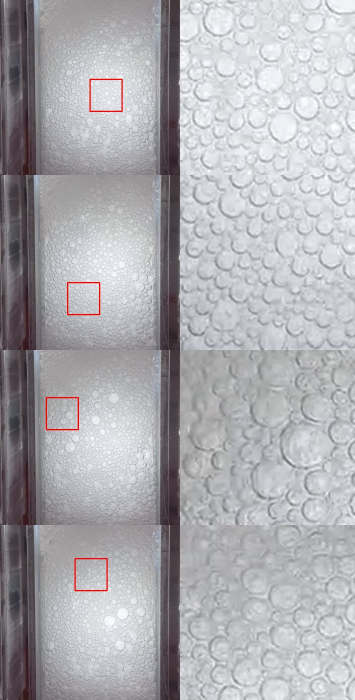
#> input picture Froth/eval/data/_superseded/_where_the_patches_are_4patches.jpg, 710 x 1400 px (shown at 1/2 size)
$ python crop_measurable.py --image ../eval/data/_superseded/_where_the_patches_are_4patches.jpg   (older library calls are emulated)
#> lines starting #> are read from the running program, lines starting #| are printed output that depends on the picture
"""
crop_measurable.py - Automatic detection and cropping of measurable froth frames.

In froth flotation columns (e.g. 180WW.MP4), the top of the column often contains
defocused, blurry froth, bursting films, and fixtures that cannot be reliably
measured. Tiling SAM across that top band wastes CPU time (up to 40% of tiles)
and generates spurious or distorted masks.

This module analyzes the focus, sharpness, and high-frequency edge texture along
the column to automatically detect the in-focus, measurable bubble bed and crop
out both the unmeasurable upper froth and the bottom liquid/interface.

Usage:
  # Detect and visualize measurable ROI on a single frame
  python crop_measurable.py --image frames/frame_0000.png --save-vis --save-crop

  # Batch extract measurable frames from a video
  python crop_measurable.py --video ../samples/froth/180WW.MP4 --sample-every 30 --out-dir frames_measurable/
"""

import argparse
import json
import os
import sys
import cv2
import numpy as np
from PIL import Image

try:
    from scipy.ndimage import gaussian_filter1d
except ImportError:
    gaussian_filter1d = None


def find_column_walls(gray, inset_px=8):
    """Locate the outer and inner glass column walls.

    Uses column-mean darkness transitions to detect glass walls.
    Returns:
        x0 (int): Left inner wall column with inset applied
        x1 (int): Right inner wall column with inset applied
        w_left (int): Raw detected left wall
        w_right (int): Raw detected right wall
    """
    H, W = gray.shape[:2]
    colmean = gray.mean(axis=0)
    mid = W // 2
    thresh = colmean.mean() - 0.5 * colmean.std()
    left_candidates = np.nonzero(colmean[:mid] < thresh)[0]
    right_candidates = np.nonzero(colmean[mid:] < thresh)[0]
    w_left = int(left_candidates[-1]) if len(left_candidates) else 0
    w_right = int(right_candidates[0] + mid) if len(right_candidates) else W - 1

    if w_right - w_left < 0.3 * W:  # Detection failed, use full width
        w_left, w_right = 0, W - 1

    x0 = max(0, w_left + inset_px)
    x1 = min(W, w_right - inset_px)
    return x0, x1, w_left, w_right


def compute_focus_profile(
    inner_gray,
    strip_h=32,
    step=8,
    metric="combined"
):
    """Calculates focus and texture metrics along vertical strips of the column.

    Args:
        inner_gray: Grayscale 2D array of the column interior between glass walls.
        strip_h: Height of each sliding strip in pixels.
        step: Step size in pixels between consecutive strips.
        metric: Focus metric ('combined', 'laplacian', 'sobel', 'canny').

    Returns:
        ys: Array of center Y coordinates for each strip.
        scores: Array of focus/texture scores corresponding to each Y.
        metrics_dict: Detailed metrics (laps, gmags, cannys, stds).
    """
    H, W = inner_gray.shape[:2]
    ys, laps, gmags, cannys, stds = [], [], [], [], []

    for y in range(0, max(1, H - strip_h), step):
        strip = inner_gray[y : y + strip_h, :]
        if strip.size == 0:
            continue

        # 1. Laplacian variance (high-frequency sharpness)
        lap_var = float(cv2.Laplacian(strip, cv2.CV_64F).var())

        # 2. Sobel gradient magnitude (edge energy)
        gx = cv2.Sobel(strip.astype(np.float32), cv2.CV_32F, 1, 0, ksize=3)
        gy = cv2.Sobel(strip.astype(np.float32), cv2.CV_32F, 0, 1, ksize=3)
        gmag = float(np.sqrt(gx**2 + gy**2).mean())

        # 3. Canny edge density (bubble boundary concentration)
        blur = cv2.GaussianBlur(strip, (3, 3), 1.0)
        canny = cv2.Canny(blur, 30, 80)
        canny_density = float(canny.mean() / 255.0)

        # 4. Standard deviation (local contrast)
        contrast = float(strip.std())

        ys.append(y + strip_h // 2)
        laps.append(lap_var)
        gmags.append(gmag)
        cannys.append(canny_density)
        stds.append(contrast)

    ys = np.array(ys, dtype=np.int32)
    laps = np.array(laps, dtype=np.float32)
    gmags = np.array(gmags, dtype=np.float32)
    cannys = np.array(cannys, dtype=np.float32)
    stds = np.array(stds, dtype=np.float32)

    if metric == "laplacian":
        scores = laps
    elif metric == "sobel":
        scores = gmags
    elif metric == "canny":
        scores = cannys
    else:  # 'combined' - multi-scale robust texture and sharpness index
        scores = gmags * np.sqrt(np.maximum(1.0, laps)) * (1.0 + 2.0 * cannys)

    return ys, scores, {
        "laps": laps,
        "gmags": gmags,
        "cannys": cannys,
        "stds": stds
    }


def detect_measurable_roi(
    img,
    focus_metric="combined",
    focus_thresh_frac=0.58,
    min_consecutive_strips=3,
    wall_inset_px=8,
    strip_h=32,
    step=8,
    smooth_sigma=2.0,
    min_height_px=100,
    manual_y_range=None
):
    """Detects the bounding box of the measurable, in-focus froth region.

    Args:
        img: RGB or BGR numpy array or file path.
        focus_metric: 'combined', 'laplacian', 'sobel', 'canny'.
        focus_thresh_frac: Fraction of peak in-focus score used as cutoff threshold (0.0 to 1.0).
        min_consecutive_strips: Minimum contiguous strips required for a valid bed.
        wall_inset_px: Inset in pixels from detected outer walls.
        strip_h: Sliding window height in pixels.
        step: Sliding window step in pixels.
        smooth_sigma: Gaussian filter sigma for smoothing vertical profile.
        min_height_px: Minimum height required for a valid ROI.

    Returns:
        roi: Tuple (x0, y0, x1, y1) in original image pixel coordinates.
        info: Dictionary with diagnostic profile curves and metadata.
    """
    if isinstance(img, str):
        img_arr = np.array(Image.open(img).convert("RGB"))
    else:
        img_arr = img

    if img_arr is None:
        raise ValueError("Invalid image provided")

    if len(img_arr.shape) == 3:
        gray = cv2.cvtColor(img_arr, cv2.COLOR_RGB2GRAY)
    else:
        gray = img_arr

    H, W = gray.shape[:2]

    # 1. Locate column walls (horizontal bounds)
    x0, x1, w_left, w_right = find_column_walls(gray, inset_px=wall_inset_px)
    inner_gray = gray[:, x0:x1]

    # 2. Compute vertical focus profile down the column
    ys, raw_scores, metrics = compute_focus_profile(
        inner_gray, strip_h=strip_h, step=step, metric=focus_metric
    )

    if len(ys) == 0:
        # Fallback if image is extremely small
        return (x0, 0, x1, H), {"fallback": True}

    # Smooth the profile to prevent single-pixel noise spikes
    if gaussian_filter1d is not None and smooth_sigma > 0:
        smoothed_scores = gaussian_filter1d(raw_scores, sigma=smooth_sigma)
    else:
        smoothed_scores = raw_scores

    # Focus peak search: focus on the middle 70% of the column to avoid top/bottom fixtures
    valid_range = (ys >= 0.15 * H) & (ys <= 0.88 * H)
    if not np.any(valid_range):
        valid_range = np.ones_like(ys, dtype=bool)

    peak_score = float(smoothed_scores[valid_range].max())
    cutoff_thresh = float(focus_thresh_frac * peak_score)

    # 3. Find the longest contiguous run of in-focus strips
    in_focus = smoothed_scores >= cutoff_thresh
    best_start, best_end, best_len = None, None, 0
    cur_start = None

    for i, is_foc in enumerate(in_focus):
        if is_foc and cur_start is None:
            cur_start = i
        elif not is_foc and cur_start is not None:
            cur_len = i - cur_start
            if cur_len > best_len:
                best_start, best_end, best_len = cur_start, i - 1, cur_len
            cur_start = None

    if cur_start is not None and (len(in_focus) - cur_start) > best_len:
        best_start, best_end, best_len = cur_start, len(in_focus) - 1, len(in_focus) - cur_start

    if manual_y_range is not None and len(manual_y_range) == 2:
        y0 = max(0, min(H, int(manual_y_range[0])))
        y1 = max(y0 + 10, min(H, int(manual_y_range[1])))
    elif best_start is not None and best_len >= min_consecutive_strips:
        y0 = max(0, int(ys[best_start] - strip_h // 2))
        y1 = min(H, int(ys[best_end] + strip_h // 2))
        if y1 - y0 < min_height_px:
            # Expand slightly if too tight
            y0 = max(0, int(ys[best_start] - strip_h))
            y1 = min(H, int(ys[best_end] + strip_h))
    else:
        # Fallback to standard default ROI
        y0 = min(330, H)
        y1 = min(1150, H)

    roi = (int(x0), int(y0), int(x1), int(y1))
    info = {
        "roi": roi,
        "width": roi[2] - roi[0],
        "height": roi[3] - roi[1],
        "ys": ys.tolist(),
        "raw_scores": raw_scores.tolist(),
        "smoothed_scores": smoothed_scores.tolist(),
        "peak_score": peak_score,
        "cutoff_thresh": cutoff_thresh,
        "walls_raw": (w_left, w_right),
        "walls_inset": (x0, x1),
        "metrics": {k: v.tolist() for k, v in metrics.items()},
        "image_shape": (H, W),
    }
    return roi, info


# [195 lines left out: functions crop_measurable_frame, visualize_measurable_roi, extract_measurable_video_frames, extract_frame_from_video, not called in this run]


def main():
    parser = argparse.ArgumentParser(
        description="crop_measurable.py - Detect and crop measurable in-focus froth region"
    )
    group = parser.add_mutually_exclusive_group(required=True)
    group.add_argument("--image", help="Path to input image frame")
    group.add_argument("--video", help="Path to input video file")

    parser.add_argument("--timestamp", type=float, default=None,
                        help="Specific timestamp in seconds when using --video")
    parser.add_argument("--out-dir", default="results", help="Directory to save output files")
    parser.add_argument("--sample-every", type=int, default=None,
                        help="Interval in seconds for video sequence sampling")
    parser.add_argument("--save-crop", action="store_true", help="Save the cropped measurable frame")
    parser.add_argument("--save-vis", action="store_true", help="Save the diagnostic visual inspection plot")
    parser.add_argument("--save-json", action="store_true", help="Save detection metadata JSON")
    parser.add_argument("--focus-thresh", type=float, default=0.58,
                        help="Fraction of peak focus score for threshold (default 0.58)")
    parser.add_argument("--manual-y", type=int, nargs=2, default=None,
                        help="Manual Y0 and Y1 crop bounds, e.g. --manual-y 630 1040")
    parser.add_argument("--metric", choices=["combined", "laplacian", "sobel", "canny"], default="combined",
                        help="Focus / texture metric")
    parser.add_argument("--wall-inset", type=int, default=8, help="Wall inset pixels")
    parser.add_argument("--prefix", default="measurable", help="Output filename prefix")

    args = parser.parse_args()
    os.makedirs(args.out_dir, exist_ok=True)

    if args.video and args.sample_every is not None:
        extract_measurable_video_frames(
            args.video,
            args.out_dir,
            sample_every_s=args.sample_every,
            save_vis=args.save_vis,
            focus_metric=args.metric,
            focus_thresh_frac=args.focus_thresh,
            wall_inset_px=args.wall_inset
        )
    else:
        if args.video:
            t_s = args.timestamp if args.timestamp is not None else 0.0
            print(f"Extracting frame from video at t={t_s}s: {args.video}")
            img_arr = extract_frame_from_video(args.video, time_s=t_s)
            source_name = f"{os.path.basename(args.video)}_t{t_s:04.1f}s"
        else:
            img_arr = np.array(Image.open(args.image).convert("RGB"))
#> img_arr is the input picture: shape (1400, 710, 3); mean R, G, B 173.3, 172.8, 176.9
            source_name = os.path.basename(args.image)

        roi, info = detect_measurable_roi(
            img_arr,
            focus_metric=args.metric,
            focus_thresh_frac=args.focus_thresh,
            wall_inset_px=args.wall_inset,
            manual_y_range=args.manual_y
        )
#> in find_column_walls, `colmean = gray.mean(axis=0)`: colmean = 710 values, max 207.5 at index 687, min 48.09 at index 52, mean 173.5
#> in find_column_walls, `thresh = colmean.mean() - 0.5 * colmean.std()`: thresh = 151.8
#> in find_column_walls, `left_candidates = np.nonzero(colmean[:mid] < thresh)[0]`: left_candidates = 128 values from 0 to 354
#> in find_column_walls, `right_candidates = np.nonzero(colmean[mid:] < thresh)[0]`: right_candidates = [0, 1, 2, 3, 4]
#> in find_column_walls, `w_left = int(left_candidates[-1]) if len(left_candidates) else 0`: w_left = 354
#> in find_column_walls, `w_right = int(right_candidates[0] + mid) if len(right_candidates) else..`: w_right = 355
#> in detect_measurable_roi, `x0, x1, w_left, w_right = find_column_walls(gray, inset_px=wall_inset_..`: x0 = 8; x1 = 701; w_left = 0; w_right = 709
#> in detect_measurable_roi, `inner_gray = gray[:, x0:x1]`:
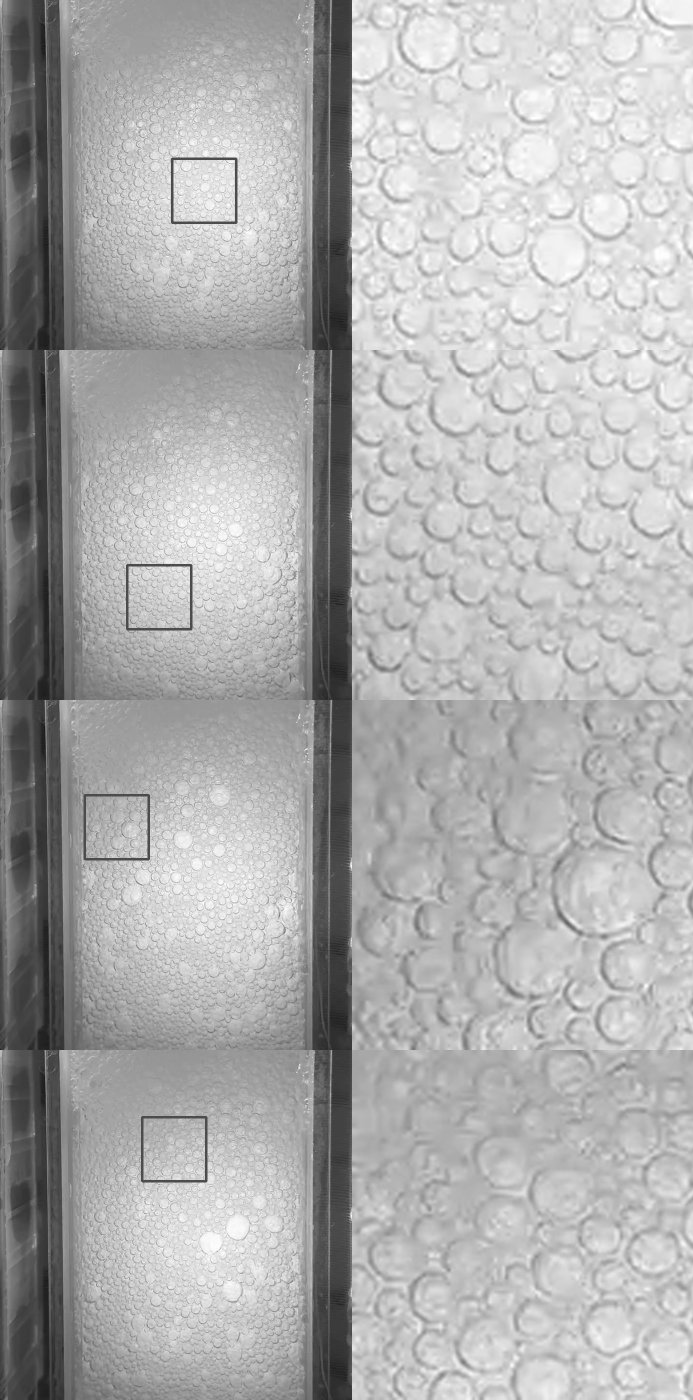
#> inner_gray: shape (1400, 693); min 23, max 255, mean 174.1
#> the loop in compute_focus_profile, `for y in range(0, max(1, H - strip_h), step):` made 171 passes
#> (lap_var, gmag, canny_density, contrast) on passes 1 to 3: (230.4, 35.55, 0.0881, 51.63), (205.6, 34.82, 0.086, 52.14), (190.6, 33.26, 0.0722, 52.57)
#> pass 1, in compute_focus_profile, `strip = inner_gray[y : y + strip_h, :]`:
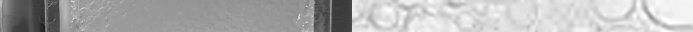
#> strip: shape (32, 693); min 28, max 254, mean 177.4
#> pass 1, in compute_focus_profile, `gx = cv2.Sobel(strip.astype(np.float32), cv2.CV_32F, 1, 0, ksize=3)`:
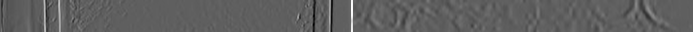
#> gx: shape (32, 693) float32; min -415, max 693, mean 0.9; drawn with min black and max white
#> pass 1, in compute_focus_profile, `gy = cv2.Sobel(strip.astype(np.float32), cv2.CV_32F, 0, 1, ksize=3)`:
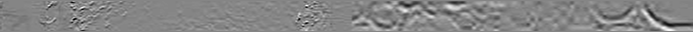
#> gy: shape (32, 693) float32; min -200, max 183, mean 0.2; drawn with min black and max white
#> after the loop in compute_focus_profile, `for y in range(0, max(1, H - strip_h), step):`:
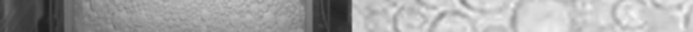
#> blur: shape (32, 693); min 31, max 245, mean 164.4
#> after the loop in compute_focus_profile, `for y in range(0, max(1, H - strip_h), step):`: cannys = 171 values, max 0.186 at index 33, min 0.0382 at index 133, mean 0.134; gmags = 171 values, max 60.3 at index 25, min 27.03 at index 132, mean 44.55; laps = 171 values, max 858.9 at index 25, min 138.5 at index 89, mean 430.4; stds = 171 values, max 59.05 at index 40, min 32.63 at index 88, mean 46.43; ys = 171 values from 16 to 1376
#> in compute_focus_profile, `scores = gmags * np.sqrt(np.maximum(1.0, laps)) * (1.0 + 2.0 * cannys)`: scores = 171 values, max 2399.5 at index 25, min 352.2 at index 133, mean 1199.5
#> in detect_measurable_roi, `ys, raw_scores, metrics = compute_focus_profile( inner_gray, strip_h=s..`: ys = 171 values from 16 to 1376; raw_scores has the same summary as scores in compute_focus_profile; metrics = 4 items
#> in detect_measurable_roi, `smoothed_scores = gaussian_filter1d(raw_scores, sigma=smooth_sigma)`: smoothed_scores = 171 values, max 2160.2 at index 25, min 424.5 at index 90, mean 1199.5
#> in detect_measurable_roi, `peak_score = float(smoothed_scores[valid_range].max())`: peak_score = 2160.2
#> in detect_measurable_roi, `cutoff_thresh = float(focus_thresh_frac * peak_score)`: cutoff_thresh = 1252.9
#> the loop in detect_measurable_roi, `for i, is_foc in enumerate(in_focus):` made 171 passes
#> (is_foc, cur_len, best_start, best_end, best_len) on pass 36: (False, 23, 12, 34, 23)
#> is_foc on passes 1 to 6: False, False, False, False, False, False
#> after the loop in detect_measurable_roi, `for i, is_foc in enumerate(in_focus):`: best_end = 34; best_len = 23; best_start = 12; cur_len = 20
#> in detect_measurable_roi, `y0 = max(0, int(ys[best_start] - strip_h // 2))`: y0 = 96
#> in detect_measurable_roi, `y1 = min(H, int(ys[best_end] + strip_h // 2))`: y1 = 304
#> in detect_measurable_roi, `roi = (int(x0), int(y0), int(x1), int(y1))`: roi = (8, 96, 701, 304)
#> roi = (8, 96, 701, 304); info = 12 items
        x0, y0, x1, y1 = roi
#> x0 = 8; y0 = 96; x1 = 701; y1 = 304
        w, h = x1 - x0, y1 - y0
#> w = 693; h = 208
        print(f"\n[crop_measurable] Results for {source_name}:")
        print(f"  Input frame size : {img_arr.shape[1]} x {img_arr.shape[0]} px")
#|   Input frame size : 710 x 1400 px
        print(f"  Measurable ROI   : X=[{x0}, {x1}] (w={w} px), Y=[{y0}, {y1}] (h={h} px)")
#|   Measurable ROI   : X=[8, 701] (w=693 px), Y=[96, 304] (h=208 px)
        print(f"  Area retained    : {w*h / (img_arr.shape[0]*img_arr.shape[1])*100:.1f}% of frame")
#|   Area retained    : 14.5% of frame
        print(f"  Peak focus score : {info['peak_score']:.1f} (cutoff = {info['cutoff_thresh']:.1f})")
#|   Peak focus score : 2160.2 (cutoff = 1252.9)

        stem = os.path.join(args.out_dir, f"{args.prefix}_roi")
        if args.save_crop:
            cropped = img_arr[y0:y1, x0:x1]
            crop_path = f"{stem}_crop.png"
            Image.fromarray(cropped).save(crop_path)
            print(f"  Cropped frame    : {crop_path}")

        if args.save_vis:
            vis_path = f"{stem}_vis.png"
            visualize_measurable_roi(img_arr, roi, info, vis_path)

        if args.save_json:
            json_path = f"{stem}_meta.json"
            with open(json_path, "w") as f:
                json.dump(info, f, indent=2)
            print(f"  Metadata JSON    : {json_path}")


if __name__ == "__main__":
    main()
